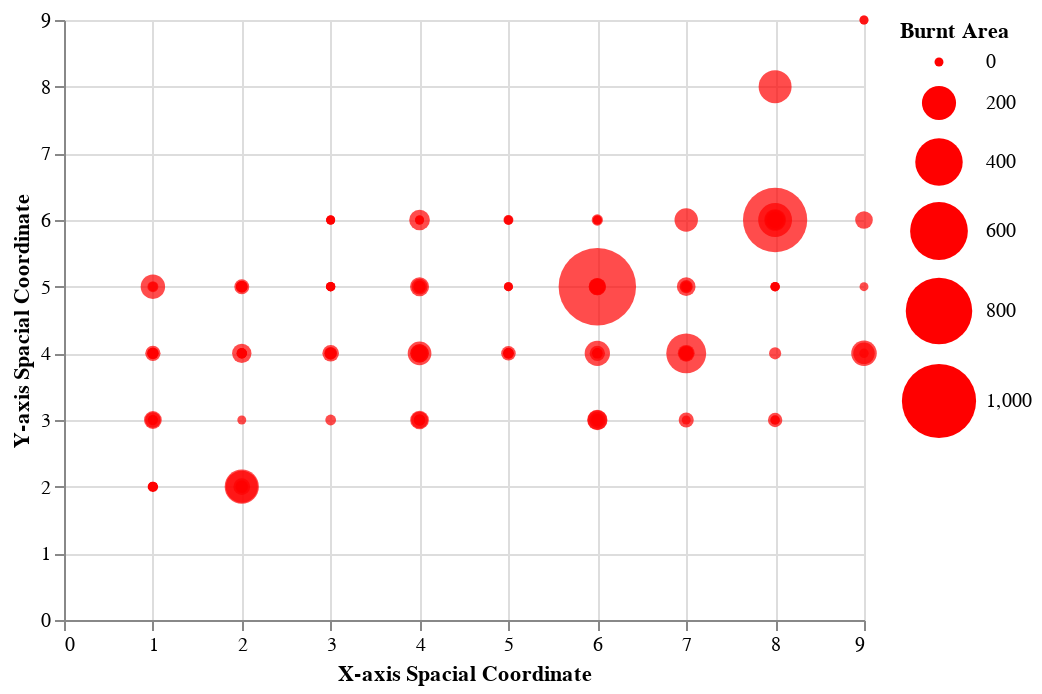

This figure's notebook cell:
### Markdown cell above
#### Numeric Columns

### Code cell
alt.Chart(train_set).mark_circle().encode(
    x = alt.X("X",
              title = "X-axis Spacial Coordinate"),
    y = alt.Y("Y",
              title = "Y-axis Spacial Coordinate"),
    size = alt.Size("area",
                    scale = alt.Scale(range = (20, 1500)),
                    title = "Burnt Area")
).configure_mark(
    color = "red",
    opacity = 0.7
)

### Figure 1 — Vega-Lite specification as saved in the notebook (floating-point values rounded to 4 significant figures; data arrays with more than 128 entries replaced by an {"elided": "..."} marker saying what was removed)
{"$schema": "https://vega.github.io/schema/vega-lite/v4.8.1.json", "config": {"mark": {"color": "red", "opacity": 0.7}, "view": {"continuousHeight": 300, "continuousWidth": 400}}, "data": {"name": "data-e0bda87007f42779033a993ab5a8062f"}, "datasets": {"data-e0bda87007f42779033a993ab5a8062f": {"elided": "413 records"}}, "encoding": {"size": {"field": "area", "scale": {"range": [20, 1500]}, "title": "Burnt Area", "type": "quantitative"}, "x": {"field": "X", "title": "X-axis Spacial Coordinate", "type": "quantitative"}, "y": {"field": "Y", "title": "Y-axis Spacial Coordinate", "type": "quantitative"}}, "mark": "circle"}
